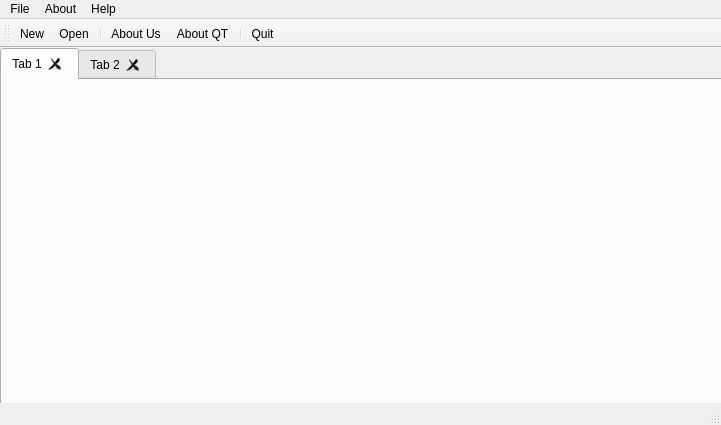
<?xml version="1.0" encoding="UTF-8"?>
<ui version="4.0">
 <class>MainWindow</class>
 <widget class="QMainWindow" name="MainWindow">
  <property name="geometry">
   <rect>
    <x>0</x>
    <y>0</y>
    <width>721</width>
    <height>425</height>
   </rect>
  </property>
  <property name="windowTitle">
   <string>MainWindow</string>
  </property>
  <widget class="QWidget" name="centralwidget">
   <widget class="QTabWidget" name="tabWidget">
    <property name="geometry">
     <rect>
      <x>0</x>
      <y>0</y>
      <width>16777215</width>
      <height>16777215</height>
     </rect>
    </property>
    <property name="tabShape">
     <enum>QTabWidget::Rounded</enum>
    </property>
    <property name="currentIndex">
     <number>0</number>
    </property>
    <property name="tabsClosable">
     <bool>true</bool>
    </property>
    <property name="movable">
     <bool>true</bool>
    </property>
    <widget class="QWidget" name="tab">
     <attribute name="title">
      <string>Tab 1</string>
     </attribute>
     <layout class="QVBoxLayout" name="verticalLayout"/>
    </widget>
    <widget class="QWidget" name="tab_2">
     <attribute name="title">
      <string>Tab 2</string>
     </attribute>
    </widget>
   </widget>
  </widget>
  <widget class="QMenuBar" name="menubar">
   <property name="geometry">
    <rect>
     <x>0</x>
     <y>0</y>
     <width>721</width>
     <height>21</height>
    </rect>
   </property>
   <widget class="QMenu" name="menuFile">
    <property name="title">
     <string>File</string>
    </property>
    <addaction name="actionNew"/>
    <addaction name="actionOpen"/>
    <addaction name="separator"/>
    <addaction name="actionQuit"/>
   </widget>
   <widget class="QMenu" name="menuabout">
    <property name="title">
     <string>About</string>
    </property>
    <addaction name="actionAbout_Us"/>
    <addaction name="actionAbout_QT"/>
   </widget>
   <widget class="QMenu" name="menuHellp">
    <property name="title">
     <string>Help</string>
    </property>
    <addaction name="actionTotorial"/>
    <addaction name="actionContact_Us"/>
    <addaction name="actionhelp"/>
   </widget>
   <addaction name="menuFile"/>
   <addaction name="menuabout"/>
   <addaction name="menuHellp"/>
  </widget>
  <widget class="QStatusBar" name="statusbar"/>
  <widget class="QToolBar" name="toolBar">
   <property name="windowTitle">
    <string>toolBar</string>
   </property>
   <property name="iconSize">
    <size>
     <width>24</width>
     <height>18</height>
    </size>
   </property>
   <attribute name="toolBarArea">
    <enum>TopToolBarArea</enum>
   </attribute>
   <attribute name="toolBarBreak">
    <bool>false</bool>
   </attribute>
   <addaction name="actionNew"/>
   <addaction name="actionOpen"/>
   <addaction name="separator"/>
   <addaction name="actionAbout_Us"/>
   <addaction name="actionAbout_QT"/>
   <addaction name="separator"/>
   <addaction name="actionQuit"/>
  </widget>
  <action name="actionNew">
   <property name="icon">
    <iconset resource="recource.qrc">
     <normaloff>:/icons/new-document.png</normaloff>:/icons/new-document.png</iconset>
   </property>
   <property name="text">
    <string>New</string>
   </property>
  </action>
  <action name="actionOpen">
   <property name="icon">
    <iconset resource="recource.qrc">
     <normaloff>:/icons/open.png</normaloff>:/icons/open.png</iconset>
   </property>
   <property name="text">
    <string>Open</string>
   </property>
   <property name="toolTip">
    <string>Open In New</string>
   </property>
  </action>
  <action name="actionQuit">
   <property name="icon">
    <iconset resource="recource.qrc">
     <normaloff>:/icons/exit.png</normaloff>:/icons/exit.png</iconset>
   </property>
   <property name="text">
    <string>Quit</string>
   </property>
  </action>
  <action name="actionAbout_Us">
   <property name="icon">
    <iconset resource="recource.qrc">
     <normaloff>:/icons/about.png</normaloff>:/icons/about.png</iconset>
   </property>
   <property name="text">
    <string>About Us</string>
   </property>
  </action>
  <action name="actionAbout_QT">
   <property name="icon">
    <iconset resource="recource.qrc">
     <normaloff>:/icons/QT.png</normaloff>:/icons/QT.png</iconset>
   </property>
   <property name="text">
    <string>About QT</string>
   </property>
  </action>
  <action name="actionTotorial">
   <property name="icon">
    <iconset resource="recource.qrc">
     <normaloff>:/icons/tutorial.png</normaloff>:/icons/tutorial.png</iconset>
   </property>
   <property name="text">
    <string>Totorial</string>
   </property>
  </action>
  <action name="actionContact_Us">
   <property name="icon">
    <iconset resource="recource.qrc">
     <normaloff>:/icons/contact-us.png</normaloff>:/icons/contact-us.png</iconset>
   </property>
   <property name="text">
    <string>Contact Us</string>
   </property>
  </action>
  <action name="actionhelp">
   <property name="icon">
    <iconset resource="recource.qrc">
     <normaloff>:/icons/help.png</normaloff>:/icons/help.png</iconset>
   </property>
   <property name="text">
    <string>Help</string>
   </property>
  </action>
 </widget>
 <resources>
  <include location="recource.qrc"/>
 </resources>
 <connections/>
</ui>
